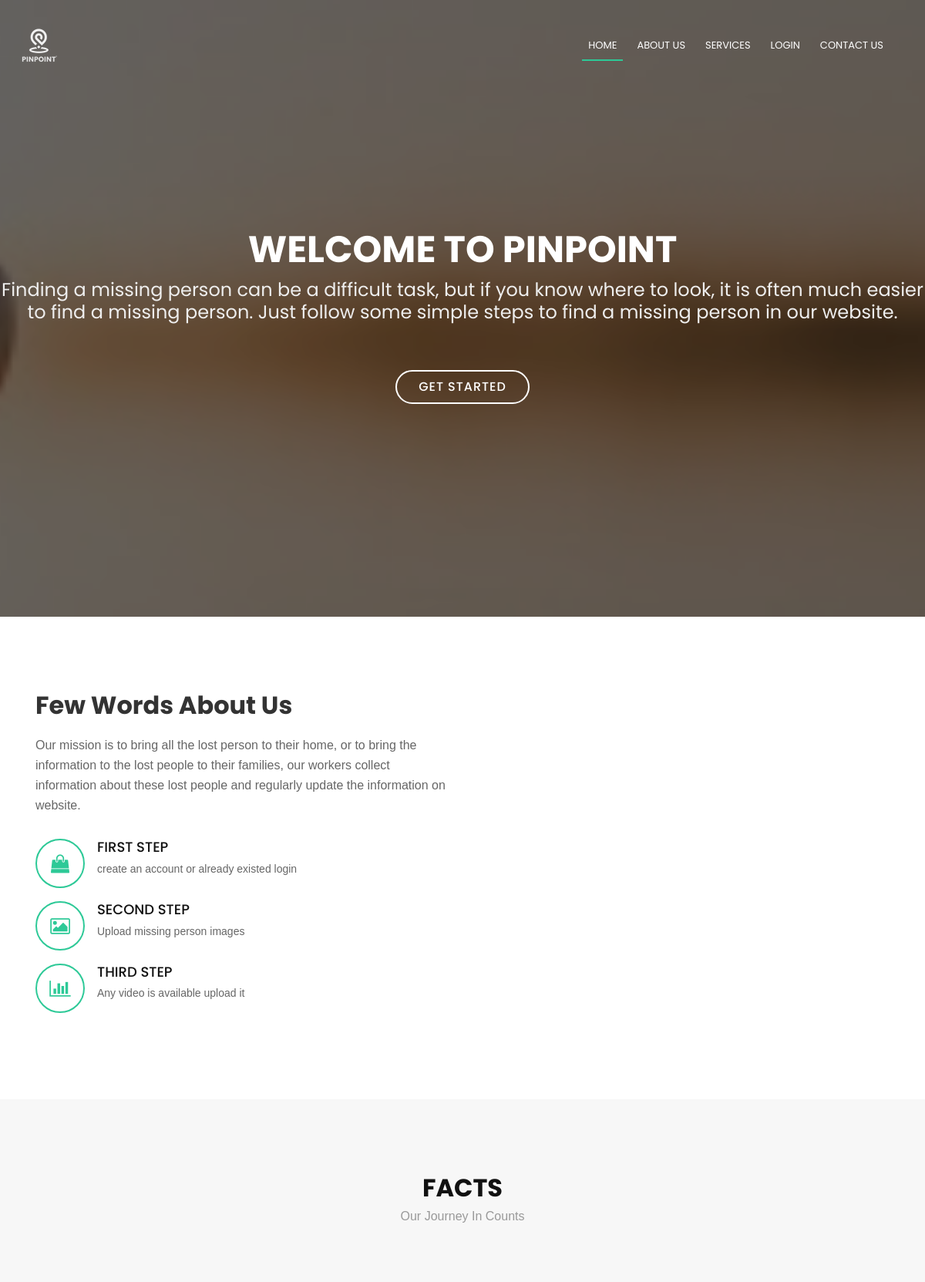
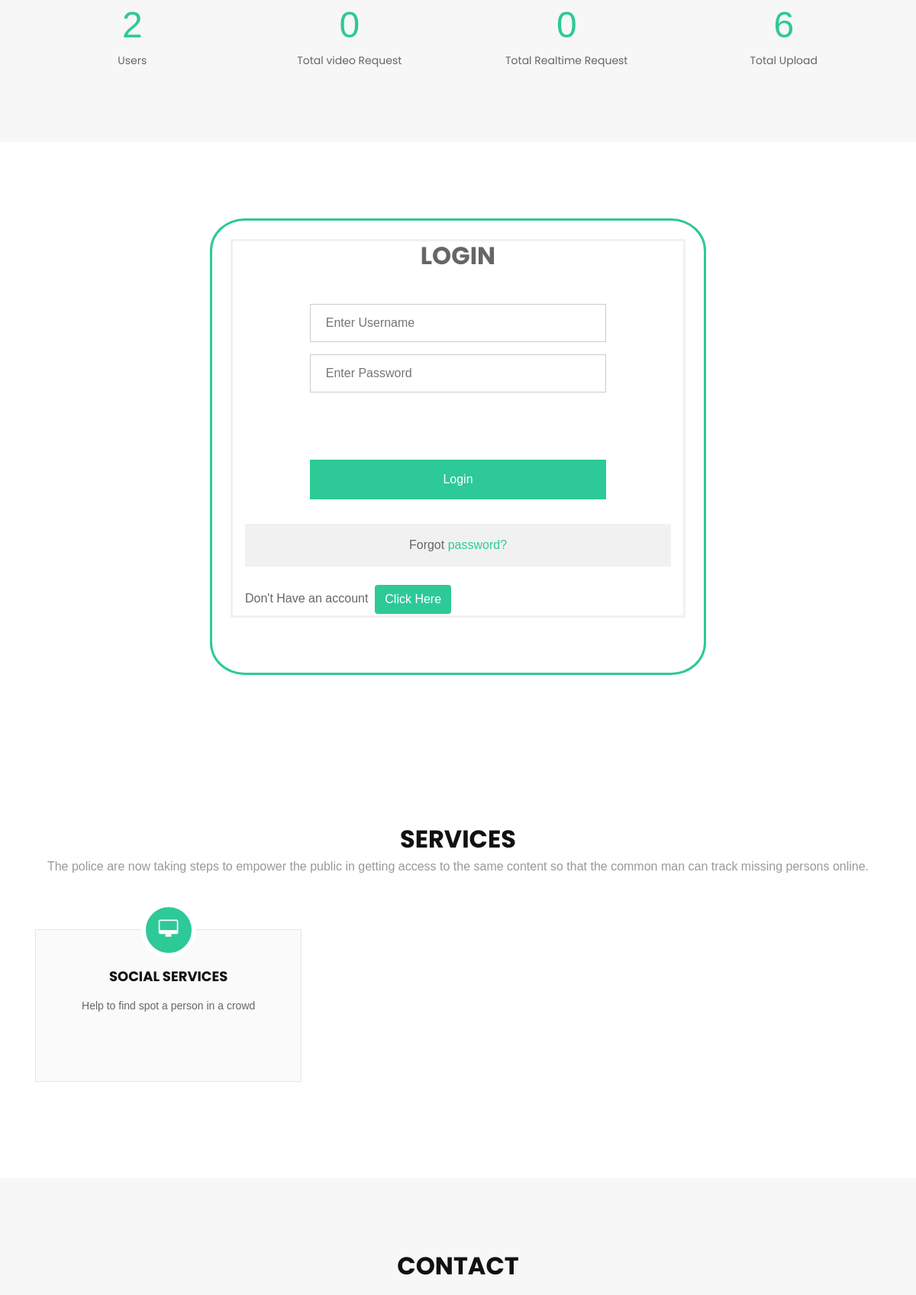
The page / (upper part) on the database its author committed (2 pictures, top to bottom).
### app.py (models this page shows, shortened)
class Count(db.Model):
    __tablename__ = 'Count'
    id = db.Column(db.Integer, primary_key=True)
    Ordinary = db.Column(db.Integer)
    Authority = db.Column(db.Integer)
    Admin = db.Column(db.Integer)
    Third_party = db.Column(db.Integer)
    Total_Real= db.Column(db.Integer)
    Total_upload = db.Column(db.Integer)
    Total_request = db.Column(db.Integer)
    Total_crowd = db.Column(db.Integer)
    Threshhold = db.Column(db.Integer)

### app.py (the view)
@app.route('/')
def index():
    value = Count.query.filter_by(id = 1).first()
    return render_template('index.html',value = value)

### templates/index.html (shortened to what this page needs)
{% extends 'base/base.html' %}
{% block navbar %}
      <nav id="nav-menu-container">
        <ul class="nav-menu">
          <li class="menu-active"><a href="/">Home</a></li>
          <li><a href="#about">About Us</a></li>
          <li><a href="#services">Services</a></li>
          <li><a href="#login">Login</a></li>
          <li><a href="#contact">Contact Us</a></li>
        </ul>
      </nav>
      {% endblock %}
{% block body %}
    {% include 'base/content.html' %}
{% endblock %}

### templates/base/base.html (shortened to what this page needs)
<!DOCTYPE html>
<html lang="en">
<head>
  <link rel="stylesheet" href="https://stackpath.bootstrapcdn.com/bootstrap/4.4.1/css/bootstrap.min.css">
  <link href="{{ url_for('static',filename = 'lib/bootstrap/css/bootstrap.min.css')}}" rel="stylesheet">
  <link href="{{ url_for('static',filename = 'lib/font-awesome/css/font-awesome.min.css')}}" rel="stylesheet">
  <link href="{{ url_for('static',filename = 'lib/animate/animate.min.css')}}" rel="stylesheet">
  <link href="{{ url_for('static',filename = 'css/style.css')}}" rel="stylesheet">
</head>
<body>
<header id="header">
    <div class="container">
      <div id="logo" class="pull-left">
        <a href="#hero"><img src="{{ url_for('static',filename = 'img/pin2.png')}}" alt="" title="" /></img></a>
      </div>
      {% block navbar %}
      {% endblock %}
    </div>
  </header>
    {% block body %} {% endblock %}
    {% include 'base/footer.html' %}

### templates/base/content.html (shortened to what this page needs)
<section id="hero">
    <div class="hero-container">
      <h1>Welcome to PINPOINT</h1>
      <h2>Finding a missing person can be a difficult task, but if you know where to look, it is often much easier to find a missing person. Just follow some simple steps to find a missing person in our website. </h2>
      <a href="#about" class="btn-get-started">Get Started</a>
    </div>
  </section>
  <main id="main">
    <section id="about">
      <div class="container">
        <div class="row about-container">
          <div class="col-lg-6 content order-lg-1 order-2">
            <h2 class="title">Few Words About Us</h2>
            <p>
              Our mission is to bring all the lost person to their home, or to bring the information to the lost people to their families, our workers collect information about these lost people and regularly update the information on website.
            </p>
            <div class="icon-box wow fadeInUp">
              <div class="icon"><i class="fa fa-shopping-bag"></i></div>
              <h4 class="title"><a href="">First Step </a></h4>
              <p class="description">create an account or already existed login</p>
            </div>
            <div class="icon-box wow fadeInUp" data-wow-delay="0.2s">
              <div class="icon"><i class="fa fa-photo"></i></div>
              <h4 class="title"><a href="">Second step </a></h4>
              <p class="description">Upload missing person images</p>
            </div>
            <div class="icon-box wow fadeInUp" data-wow-delay="0.4s">
              <div class="icon"><i class="fa fa-bar-chart"></i></div>
              <h4 class="title"><a href="">Third step</a></h4>
              <p class="description">Any video is available upload it</p>
            </div>
          </div>
      </div>
    </section>
    <section id="facts">
      <div class="container wow fadeIn">
        <div class="section-header">
          <h3 class="section-title">Facts</h3>
          <p class="section-description">Our Journey In Counts</p>
        </div>
        <div class="row counters">
  				<div class="col-lg-3 col-6 text-center">
            <span data-toggle="counter-up">{{ value.Ordinary + value.Authority + value.Admin + value.Third_party }}</span>
            <p>Users</p>
  				</div>
          <div class="col-lg-3 col-6 text-center">
            <span data-toggle="counter-up">{{ value.Total_request }}</span>
            <p>Total video Request</p>
  				</div>
          <div class="col-lg-3 col-6 text-center">
            <span data-toggle="counter-up">{{ value.Total_Real }}</span>
            <p>Total Realtime Request</p>
          </div>
          <div class="col-lg-3 col-6 text-center">
            <span data-toggle="counter-up">{{ value.Total_upload }}</span>
            <p>Total Upload </p>
  				</div>
  			</div>
      </div>
    </section>
<div class="container-fluid" style="margin-top: 100px; margin-bottom: 100px;padding: 2%; border-style: solid;
border-color:#2dc997; border-radius: 7%; max-width: 650px;">
<form action="/login" method="POST">
  <h2 style="text-align: center;font-weight: bold;"id ="login">LOGIN </h2>
 <center>
  <div class="container">
    <form action="" id ="signin" method ="POST" onsubmit="javascript:codevalidate(); return false;">
    <div class="col-xs-12 col-sm-6 col-md-9 ">
    <input type="text" placeholder="Enter Username" name="uname" id="uname" title="It contain letters and numbers only"  required>
    <br>
    <input type="password" placeholder="Enter Password" id ="psw" name="psw"  pattern="[0-9a-zA-Z].{8,}" title="It includes  numbers , uppercase,lowercase letter, and at least 8 or more characters required (Max length:12)" required >
    <br>
    <br><br>
    <button  type="submit" id="loginbutton" style="background-color:#2dc997;" >Login</button><br>
    <br>
  </div>
</form>
  <div class="container" style="background-color:#f1f1f1;">
    <span class="psw">Forgot <a style="color:#2dc997;" href="/forgot" >password?</a></span>
  </div><br>
  <p style="float: left;"><label>Don't Have an account</label>&nbsp;&nbsp;<a style = "text-decoration: none; color: white;background-color: #2dc997;"type="submit" data-toggle="modal" data-target="#modalLRForm"  class = "btn">Click Here</a></p><br>
</center> <br><br>
</form>
</div>
    <section id="services">
      <div class="container wow fadeIn">
        <div class="section-header">
          <h3 class="section-title">Services</h3>
          <p class="section-description"> The police are now taking steps to empower the public in getting access to the same content so that the common man can track missing persons online.</p>
        </div>
        <div class="row">
          <div class="col-lg-4 col-md-6 wow fadeInUp" data-wow-delay="0.2s">
            <div class="box">
              <div class="icon"><a href=""><i class="fa fa-desktop"></i></a></div>
              <h4 class="title"><a  href="">social services</a></h4>
              <p class="description">Help to find spot a person in a crowd</p>
            </div>
          </div>
      </div>
    </section>
    {% include 'base/contact.html' %}
  </main>

### templates/base/contact.html (shortened to what this page needs)
    <section id="contact">
        <div class="container wow fadeInUp">
          <div class="section-header">
            <h3 class="section-title">Contact</h3>
          </div>
        </div>
      </section>

### templates/base/footer.html (shortened to what this page needs)
</body>
</html>

### rows shown on the page
Count: Ordinary+Authority+Admin "2", Total_request "0", Total_Real "0", Total_upload "6"
